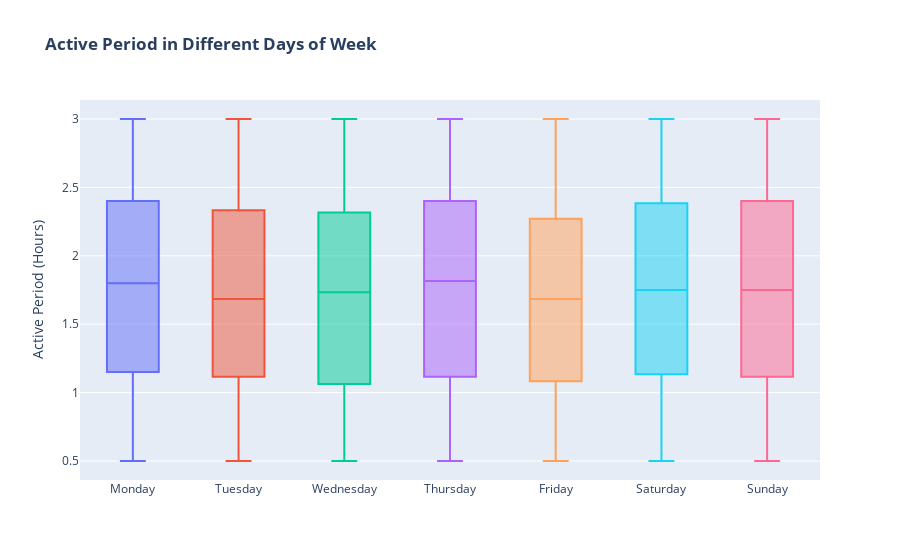

Notebook code cell kept with this figure:
### Code cell
fig6 = go.Figure()
fig6.add_trace(go.Box(y=df_monday_activeperiod, name='Monday', showlegend=False))
fig6.add_trace(go.Box(y=df_tuesday_activeperiod, name='Tuesday', showlegend=False))
fig6.add_trace(go.Box(y=df_wednesday_activeperiod, name='Wednesday', showlegend=False))
fig6.add_trace(go.Box(y=df_thursday_activeperiod, name='Thursday', showlegend=False))
fig6.add_trace(go.Box(y=df_friday_activeperiod, name='Friday', showlegend=False))
fig6.add_trace(go.Box(y=df_saturday_activeperiod, name='Saturday', showlegend=False))
fig6.add_trace(go.Box(y=df_sunday_activeperiod, name='Sunday', showlegend=False))
fig6.update_layout(title_text='<b>Active Period in Different Days of Week</b>')
fig6.update_yaxes(title_text='Active Period (Hours)')
fig6.show()

### Figure 1 — Plotly figure (JSON) as saved in the notebook; plotly's stock layout.template omitted (floating-point values rounded to 4 significant figures; data arrays with more than 128 entries replaced by an {"elided": "..."} marker saying what was removed)
{"data": [{"name": "Monday", "showlegend": false, "type": "box", "y": {"elided": "508 float values"}}, {"name": "Tuesday", "showlegend": false, "type": "box", "y": {"elided": "529 float values"}}, {"name": "Wednesday", "showlegend": false, "type": "box", "y": {"elided": "549 float values"}}, {"name": "Thursday", "showlegend": false, "type": "box", "y": {"elided": "502 float values"}}, {"name": "Friday", "showlegend": false, "type": "box", "y": {"elided": "517 float values"}}, {"name": "Saturday", "showlegend": false, "type": "box", "y": {"elided": "868 float values"}}, {"name": "Sunday", "showlegend": false, "type": "box", "y": {"elided": "938 float values"}}], "layout": {"title": {"text": "<b>Active Period in Different Days of Week</b>"}, "yaxis": {"title": {"text": "Active Period (Hours)"}}}}
